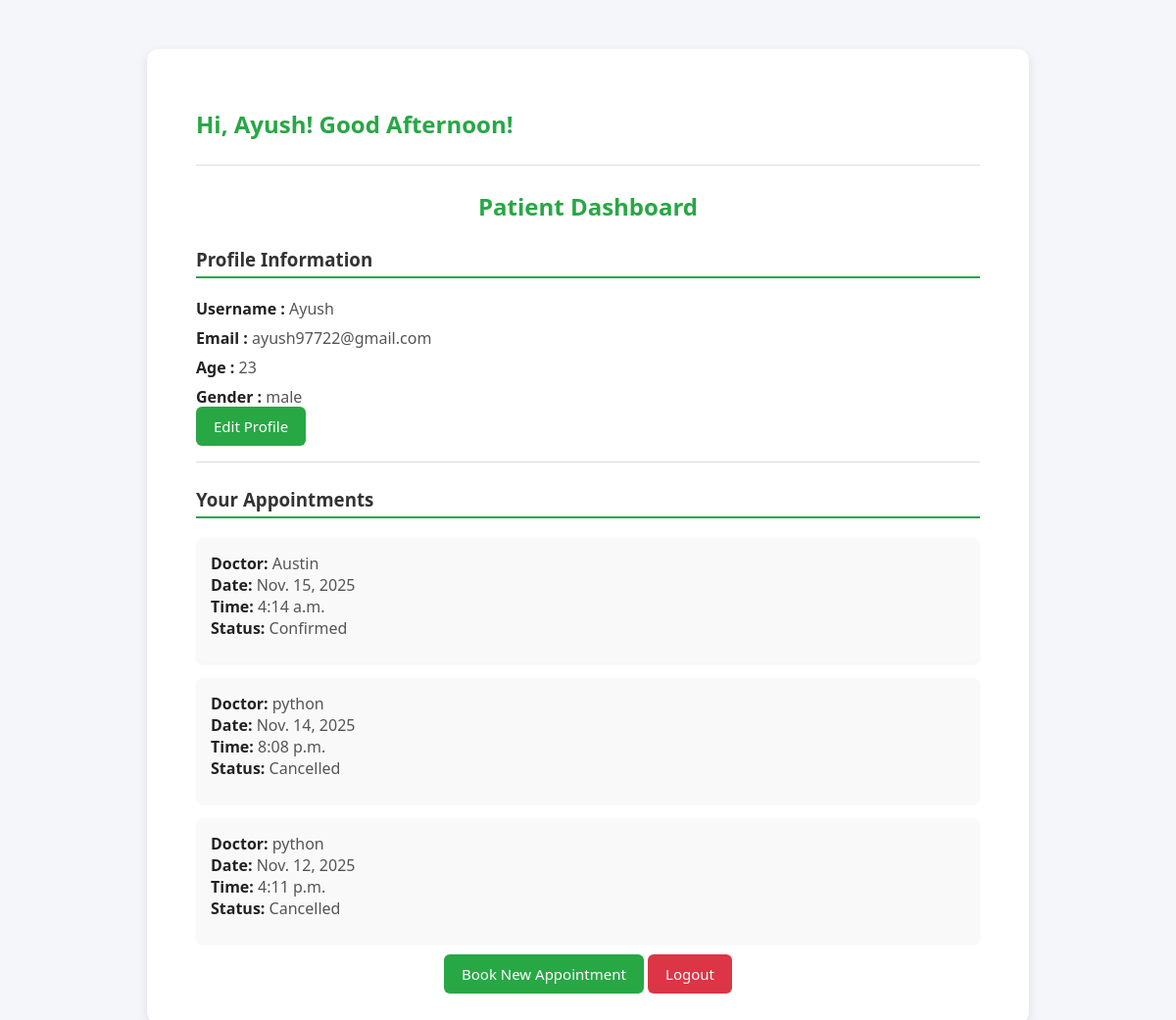
Screenshot of /accounts/patient/dashboard/ (signed in) with the database file from the repository.
### accounts/models.py (models this page shows, shortened)
class PatientProfile(models.Model):
    user = models.OneToOneField(User, on_delete=models.CASCADE)
    age = models.IntegerField(null=True, blank=True)
    gender = models.CharField(max_length=10, null=True, blank=True)

class Appointment(models.Model):
    doctor = models.ForeignKey(DoctorProfile, on_delete=models.CASCADE)
    patient = models.ForeignKey(PatientProfile, on_delete=models.CASCADE)
    date = models.DateField()
    time = models.TimeField()
    status = models.CharField(
        max_length=20,
        choices=[('Pending', 'Pending'), ('Confirmed', 'Confirmed')],
        default='Pending'
    )

class DoctorProfile(models.Model):
    user = models.OneToOneField(User, on_delete=models.CASCADE)
    specialization = models.CharField(max_length=100)
    experience = models.IntegerField(default=0)

### accounts/views.py (the view)
# urls.py: path('patient/dashboard/', views.patient_dashboard, name='patient_dashboard'),
@login_required
@user_passes_test(is_patient)
def patient_dashboard(request):
    patient = request.user.patientprofile
    appointments = Appointment.objects.filter(patient=patient).order_by('-date', '-time')
    current_hour = datetime.now().hour
    if 5 <= current_hour < 12:
        greeting = "Good Morning"
    elif 12 <= current_hour < 17:
        greeting = "Good Afternoon"
    elif 17 <= current_hour < 21:
        greeting = "Good Evening"
    else:
        greeting = "Good Night"
    context = {
        'patient': patient,
        'appointments': appointments,
        'greeting': greeting
    }
    return render(request, 'accounts/patient_dashboard.html', context)

### accounts/views.py (called while the page is built)
def is_patient(user):
    return user.groups.filter(name='Patient').exists()

### accounts/templates/accounts/patient_dashboard.html (shortened to what this page needs)
{% load static %}
<!DOCTYPE html>
<html lang="en">
<head>
</head>
<link rel="stylesheet" href="{% static 'css/patient_dashboard.css' %}">
<body>
  <div class="dashboard-container">
    <h2>Hi, {{ patient.user.username }}! {{ greeting }}!</h2><hr>
    <h2><center>Patient Dashboard</center></h2>
    <h3>Profile Information</h3>
    <p><strong>Username :</strong> {{ patient.user.username }}</p>
    <p><strong>Email :</strong> {{ patient.user.email }}</p>
    <p><strong>Age :</strong> {{ patient.age }}</p>
    <p><strong>Gender :</strong> {{ patient.gender }}</p>
    <a href="{% url 'edit_patient_profile' %}" class="btn">Edit Profile</a>
    <hr>
    <h3>Your Appointments</h3>
    {% if appointments %}
      <ul>
        {% for appointment in appointments %}
          <li>
            <strong>Doctor:</strong> {{ appointment.doctor.user.username }}<br>
            <strong>Date:</strong> {{ appointment.date }}<br>
            <strong>Time:</strong> {{ appointment.time }}<br>
            <strong>Status:</strong> {{ appointment.status }}
          </li>
        {% endfor %}
      </ul>
    {% else %}
      <p>You have no appointments yet.</p>
    {% endif %}
    <div class="center buttons-row">
  <a href="{% url 'book_appointment' %}" class="btn">Book New Appointment</a>
  <a href="{% url 'logout' %}" class="btn danger-btn">Logout</a>
</div>
  </div>
</body>
</html>

### static/css/patient_dashboard.css (style rules this page uses)
body { font-family: "Segoe UI", Arial, sans-serif; background-color: #f4f6f9; margin: 0; padding: 0; }
.dashboard-container { max-width: 800px; background: #fff; margin: 50px auto; padding: 40px 50px; border-radius: 12px; box-shadow: 0 4px 12px rgba(0,0,0,0.1); }
h2 { color: #28a745; margin-bottom: 25px; }
h3 { color: #333; border-bottom: 2px solid #28a745; padding-bottom: 5px; margin-bottom: 20px; }
p, li { font-size: 16px; color: #555; margin: 8px 0; }
strong { color: #222; }
button, .btn { background-color: #28a745; color: white; border: none; padding: 10px 18px; border-radius: 6px; font-size: 15px; cursor: pointer; text-decoration: none; transition: background-color 0.3s ease; }
.danger-btn { background-color: #dc3545; }
hr { margin: 25px 0; border: 0; border-top: 1px solid #ddd; }
ul { list-style: none; padding-left: 0; }
li { background-color: #f9f9f9; border-radius: 8px; padding: 15px; margin-bottom: 15px; box-shadow: 0 1px 3px rgba(0,0,0,0.05); }
a { text-decoration: none; }
.center { text-align: center; margin-top: 20px; }

### rows the page displays
PatientProfile: user.username "Ayush", user.email "ayush97722@gmail.com", age "23", gender "male"
Appointment: doctor.user.username "Austin", date "Nov. 15, 2025", time "4:14 a.m.", status "Confirmed"
Appointment: doctor.user.username "python", date "Nov. 14, 2025", time "8:08 p.m.", status "Cancelled"
Appointment: doctor.user.username "python", date "Nov. 12, 2025", time "4:11 p.m.", status "Cancelled"

### other values shown
{{ greeting }} "Good Afternoon"
